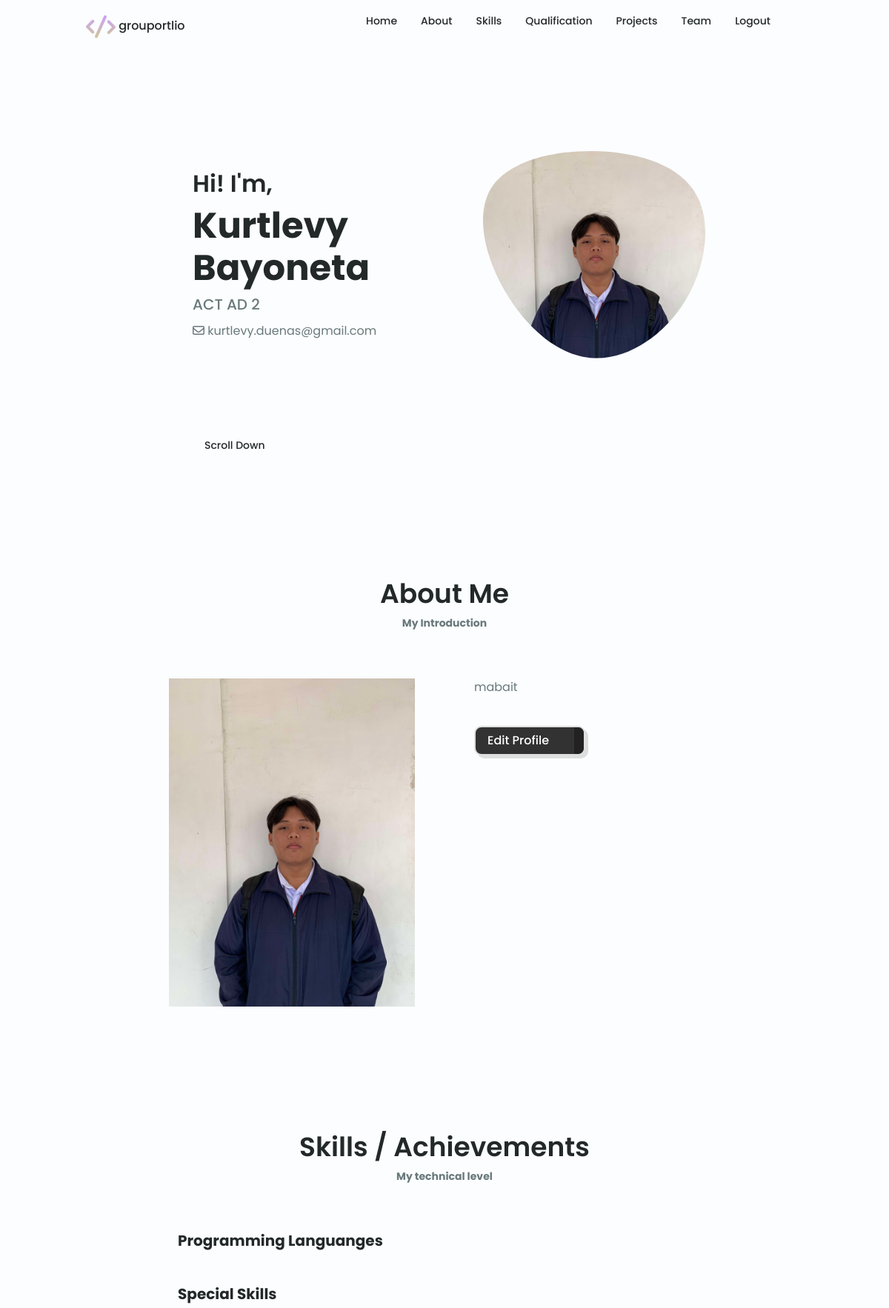
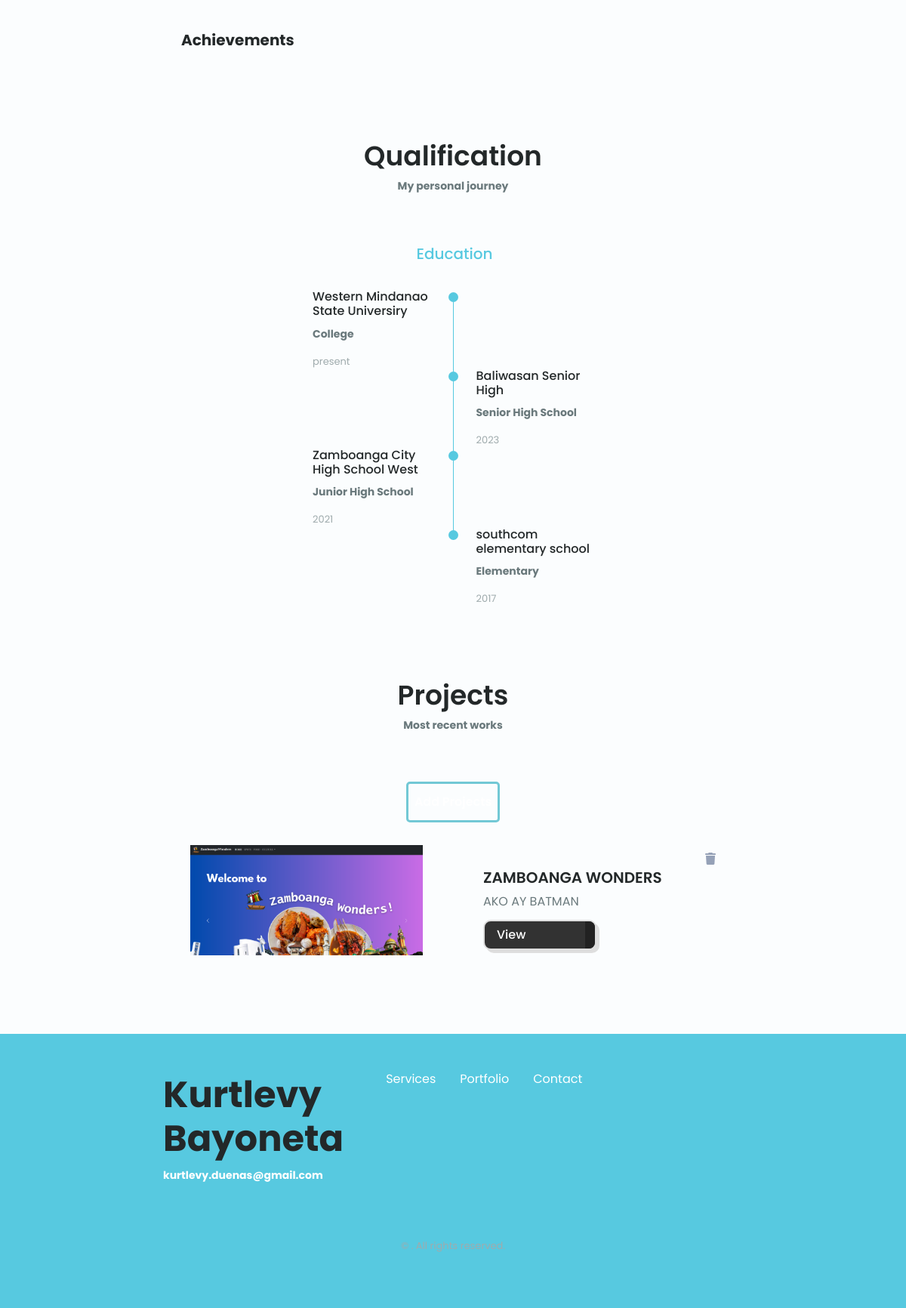
/admin/dashboard.php (signed in), run on the app's committed database (2 pictures, top to bottom).
### tables this page shows
CREATE TABLE `infos` (
  `user_id` int(11) NOT NULL,
  `info_id` int(11) NOT NULL,
  `birthday` date NOT NULL,
  `section` varchar(255) NOT NULL,
  `bio` varchar(255) NOT NULL,
  `contact` varchar(12) NOT NULL,
  `address` varchar(255) NOT NULL,
  `email` varchar(255) NOT NULL,
  `facebook` varchar(255) NOT NULL,
  `github` varchar(255) NOT NULL,
  `insta` varchar(255) NOT NULL,
  `elem` varchar(255) NOT NULL,
  `elemgrad` year(4) NOT NULL,
  `high` varchar(255) NOT NULL,
  `juniorgrad` year(4) NOT NULL,
  `shs` varchar(255) NOT NULL,
  `seniorgrad` year(4) NOT NULL,
  `college` varchar(255) NOT NULL,
  `collegegrad` varchar(10) NOT NULL
);

CREATE TABLE `user` (
  `user_id` int(11) NOT NULL,
  `lastname` varchar(255) NOT NULL,
  `firstname` varchar(255) NOT NULL,
  `email` varchar(255) NOT NULL,
  `username` varchar(255) NOT NULL,
  `password` varchar(255) NOT NULL,
  `is_admin` tinyint(1) NOT NULL DEFAULT 0,
  `request_status` varchar(20) NOT NULL DEFAULT 'Pending',
  `status` varchar(255) NOT NULL DEFAULT 'Active'
);

CREATE TABLE `projects` (
  `project_id` int(11) NOT NULL,
  `user_id` int(11) NOT NULL,
  `projects` varchar(255) NOT NULL,
  `title` varchar(255) NOT NULL,
  `description` text NOT NULL,
  `status` varchar(15) NOT NULL DEFAULT 'Active'
);

### classes/infos.class.php (called while the page is built, shortened)
<?php
require_once "database.class.php";
class Infos
{
    public $user_id;
    private $conn;
    function __construct()
    {
        $db = new Database;
        $this->conn = $db->connect();
    }
    function account()
    {
        $sql = "SELECT infos.*, user.* FROM infos
                INNER JOIN user ON infos.user_id = user.user_id
                WHERE infos.user_id = :user_id";
        $query = $this->conn->prepare($sql);
        $query->bindParam(':user_id', $this->user_id);
        $query->execute();
        return $query->fetch();
    }
}

### classes/database.class.php (called while the page is built)
<?php
    class Database {
        private $host = "localhost";
        private $database = "authenticate";
        private $username = "root";
        private $password = "";
        protected $connection;
        function connect(){
            try {
                $this->connection = new PDO ("mysql:host=$this->host;dbname=$this->database;", $this->username, $this->password);
            } catch (PDOException $error) {
                echo "connection error" . $error->getMessage();
            }
            return $this->connection;
        }
    }
?>

### classes/admin.class.php (called while the page is built, shortened)
<?php
require_once 'database.class.php';
class User
{
    private $conn;
    function __construct()
    {
        $db = new Database;
        $this->conn = $db->connect();
    }
    function fetchimage($user_id)
    {
        $sql = "SELECT user_id FROM user WHERE user_id = :user_id";
        $query = $this->conn->prepare($sql);
        $query->bindParam(":user_id", $user_id);
        $query->execute();
        return $query->fetchColumn();
    }
}

### classes/projects.class.php (called while the page is built, shortened)
<?php
require_once "database.class.php";
class Projects
{
    public $user_id;
    private $conn;
    function __construct()
    {
        $db = new Database;
        $this->conn = $db->connect();
    }
    function ac()
    {
        $sql = "SELECT * FROM projects WHERE user_id = :user_id AND status = 'Active'   ";
        $query = $this->conn->prepare($sql);
        $query->bindParam(':user_id', $this->user_id);
        $query->execute();
        return $query->fetchAll();
    }
}

### dashboard/qualifications.php (the view, shortened to what this page needs)
<section class="qualification__section" id="qualification">
    <h2 class="section__title">Qualification</h2>
    <span class="section__subtitle">My personal journey</span>
    <div class="qualification__container container">
        <div class="qualification__tabs">
            <div class="qualification__button button--flex qualification__active" data-target='#education'>
                Education
            </div>
        </div>
        <div class="qualification__sections">
            <div class="qualification__content qualification__active" data-content id="education">
                <div class="qualification__data">
                    <div>
                        <h3 class="qualification__title">
                            <?php echo  $infos['college'] ?></h3>
                        <span class="qualification__subtitle">College</span>
                        <div class="qualification__calendar">
                            <?php echo  $infos['collegegrad'] ?>
                        </div>
                    </div>
                    <div>
                        <span class="qualification__rounder"></span>
                    </div>
                </div>
                <div class="qualification__data">
                    <div></div>
                    <div>
                    </div>
                    <div>
                        <h3 class="qualification__title"><?php echo  $infos['shs'] ?></h3>
                        <span class="qualification__subtitle">Senior High School</span>
                        <div class="qualification__calendar">
                            <?php echo  $infos['seniorgrad'] ?>
                        </div>
                    </div>
                </div>
                <div class="qualification__data">
                    <div>
                        <h3 class="qualification__title"><?php echo  $infos['high'] ?></h3>
                        <span class="qualification__subtitle">Junior High School</span>
                        <div class="qualification__calendar">
                            <?php echo  $infos['juniorgrad'] ?>
                        </div>
                    </div>
                    <div>
                    </div>
                </div>
                <div class="qualification__data">
                    <div></div>
                    <div>
                    </div>
                    <div>
                        <h3 class="qualification__title"><?php echo  $infos['elem'] ?></h3>
                        <span class="qualification__subtitle">Elementary</span>
                        <div class="qualification__calendar">
                            <?php echo  $infos['elemgrad'] ?>
                        </div>
                    </div>
                </div>
            </div>
        </div>
    </div>
</section>

### dashboard/header.php (shortened to what this page needs)
<header class="header" id="header">
    <nav class="nav container">
        <a href="../admin/groupfolio.php" class="nav__logo">
            <img src="../img/code.png" alt="" style="width: 40px;">
            grouportlio</a>
        <div class="nav__menu" id="nav-menu">
            <ul class="nav__list grid">
                <li class="nav__item">
                    <a href="#home" class="nav__link">
                        <i class="uil uil-estate nav__icon"></i>Home
                    </a>
                </li>
                <li class="nav__item">
                    <a href="#about" class="nav__link">
                        <i class="uil uil-user nav__icon"></i>About
                    </a>
                </li>
                <li class="nav__item">
                    <a href="#skills" class="nav__link">
                        <i class="uil uil-file-alt nav__icon"></i>Skills
                    </a>
                </li>
                <li class="nav__item">
                    <a href="#qualification" class="nav__link">
                        <i class="uil uil-briefcase-alt nav__icon"></i>Qualification
                    </a>
                </li>
                <li class="nav__item">
                    <a href="#portfolio" class="nav__link">
                        <i class="uil uil-scenery nav__icon"></i>Projects
                    </a>
                </li>
                <li class="nav__item">
                    <a href="#team" class="nav__link">
                        <i class="uil uil-message nav__icon"></i>Team
                    </a>
                </li>
                <li class="nav__item">
                    <a href="../auth/logout.php" class="nav__link">
                        <i class=""></i>Logout</a>
                </li>
            </ul>
        </div>
    </nav>
</header>
<main class="main">
    <section class="home section" id="home">
        <div class="home__container container grid">
            <div class="home__content grid">
                <div class="home__img">
                    <svg class="home__blob" viewBox="0 0 200 187" xmlns="http://www.w3.org/2000/svg" xmlns:xlink="http://www.w3.org/1999/xlink">
                        <defs>
                            <mask id="mask0" mask-type="alpha">
                                <path d="M190.312 36.4879C206.582 62.1187 201.309 102.826 182.328 134.186C163.346
                   165.547 130.807 187.559 100.226 186.353C69.6454 185.297 41.0228 161.023 21.7403
                   129.362C2.45775 97.8511 -7.48481 59.1033 6.67581 34.5279C20.9871 10.1032 59.7028
                   -0.149132 97.9666 0.00163737C136.23 0.303176 174.193 10.857 190.312 36.4879Z" fill="white" />
                            </mask>
                        </defs>
                        <g mask="url(#mask0)">
                            <?php echo '<image class="home__blob-img" x="0" y="0" width="200" height="187" preserveAspectRatio="xMidYMid slice" xlink:href="../admin/uploads/' . $fetchimage . '_test.jpg"/>'; ?>
                        </g>
                    </svg>
                </div>
                <div class="home__data">
                    <h2>Hi! I'm,</h2>
                    <h1 class="home__title"> <?php echo  $infos['firstname'] . " " . $infos['lastname'] ?></h1>
                    <h2 class="home__subtitle"><?php echo  $infos['section'] ?></h2>
                    <i class="fa-regular fa-envelope"></i> <?php echo  $infos['email'] ?>
                </div>
            </div>
            <div class="home__scroll">
                <a href="#about" class="home__scroll-button button--flex">
                    <span class="home__scroll-name">Scroll Down</span>
                </a>
            </div>
        </div>
    </section>
    <section class="about section" id="about">
        <h2 class="section__title">About Me</h2>
        <span class="section__subtitle">My Introduction</span>
        <div class="about__container container grid">
            <?php
               echo '<img src="../admin/uploads/' . $fetchimage . '_test.jpg" >';
               ?>
            <div class="about__data">
                <p class="about__description">
                    <?php echo  $infos['bio'] ?>
                </p>
                <div class="about__buttons">
                    <a id='edit-profile' data-id="<?= $_SESSION['user']['user_id'] ?>" class="button button--flex">
                        Edit Profile<i class="uil uil-edit-alt button__icon"></i>
                    </a>
                </div>
            </div>
        </div>
    </section>

### dashboard/portfolio.php (shortened to what this page needs)
<section class="portfolio section" id="portfolio">
    <div class="center">
        <h2 class="section__title">Projects</h2>
        <span class="section__subtitle">Most recent works</span>
        <div class="add-project-container">
            <a href="../admin/addproject.php" class="add-project-link">Add Projects</a>
        </div>
    </div>
    <div class="portfolio__container container swiper-container">
        <div class="swiper-wrapper">
            <?php foreach ($projects as $proj):?>
                <div class="portfolio__content grid swiper-slide">
                    <?php
                    echo '<img src="../admin/upload_proj_img/'. $fetchimage . $proj['project_id'] . '_test.jpg" >';
                    ?>
                    <div class="portfolio_">
                        <div style="text-align: right;">
                            <a href="" class="delete-button" data-id="<?= $proj['project_id'] ?>"><i class="fa-solid fa-trash" style="color: #95a1b7;"> </i></a>
                        </div>
                        <h3 class="portfolio__title"><?php echo $proj['title']; ?></h3>
                        <p class="portfolio__description"><?php echo $proj['description']; ?></p>
                        <a href="<?php echo $proj['projects']; ?>" target="_blank" class="button button--flex button--small portfolio__button">View
                            <i class="uil uil-arrow-right button__icon"></i>
                        </a>
                    </div>
                </div>
            <?php endforeach ?>
        </div>
    </div>
</section>

### dashboard/footer.php (shortened to what this page needs)
<footer class="footer">
        <div class="footer__bg">
            <div class="footer__container container grid">
                <div>
                    <h1 class="footer__title">
                        <h1 class="home__title"> <?php echo  $infos['firstname'] . " " . $infos['lastname'] ?></h1>
                    </h1>
                    <span class="footer__subtitle"><?php echo  $infos['email'] ?></span>
                </div>
                <ul class="footer__links">
                    <li>
                        <a href="#services" class="footer__link">Services</a>
                    </li>
                    <li>
                        <a href="#portfolio" class="footer__link">Portfolio</a>
                    </li>
                    <li>
                        <a href="#contact" class="footer__link">Contact</a>
                    </li>
                </ul>
                <div class="footer__socials">
                </div>
            </div>
            <p class="footer__copy">&#169; <?php echo $_SESSION["user"]["username"] ?>. All rights reserved.</p>
        </div>
    </footer>

### data on the page
infos: user.firstname "Kurtlevy", user.lastname "Bayoneta", section "ACT AD 2", user.email "kurtlevy.duenas@gmail.com", bio "mabait", college "Western Mindanao State Universiry", collegegrad "present", shs "Baliwasan Senior High", seniorgrad "2023", high "Zamboanga City High School West", juniorgrad "2021", elem "southcom elementary school", elemgrad "2017"
projects: title "ZAMBOANGA WONDERS", description "AKO AY BATMAN"
